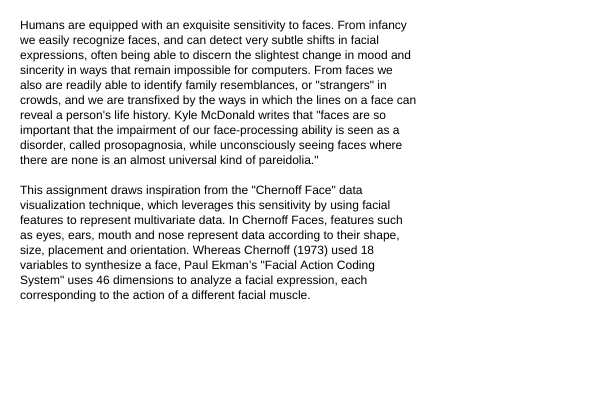
Frame 1 (no input)
Frame 60 (no input): identical to frame 1, image omitted
Frame 120 (the mouse pressed at the canvas centre since frame 60): identical to frame 1, image omitted

The p5.js sketch that drew this single still picture (run headless with seeded random() and noise() and a simulated clock; from frame 60 on, the mouse is pressed at the canvas centre):

// p5.js sketch
// ── sketch.js
// See http://stackoverflow.com/questions/520611/how-can-i-match-multiple-occurrences-with-a-regex-in-javascript-similar-to-phps


var myText = "Lorem ipsum dolor sit \namet, *consectetur* adipiscing elit, sed \
do eiusmod tempor incididunt ut labore et dolore magna aliqua. Ut enim ad \
minim veniam, quis nostrud exercitation ullamco laboris nisi ut aliquip ex \
ea commodo consequat. Duis \"aute irure\" dolor in reprehenderit in voluptate \
velit esse cillum dolore eu fugiat nulla pariatur. Excepteur sint \
occaecat cupidatat non proident, sunt in culpa qui officia deserunt \
mollit anim id est laborum.";

var myText2 = "Humans are equipped with an exquisite sensitivity to faces. \
From infancy we easily recognize faces, and can detect very subtle shifts in \
facial expressions, often being able to discern the slightest change in mood \
and sincerity in ways that remain impossible for computers. From faces we \
also are readily able to identify family resemblances, or \"strangers\" in \
crowds, and we are transfixed by the ways in which the lines on a face can \
reveal a person's life history. Kyle McDonald writes that \"faces are so \
important that the impairment of our face-processing ability is seen as a \
disorder, called *prosopagnosia*, while unconsciously seeing faces where \
there are none is an almost universal kind of *pareidolia*.\" \n\
\n\
This assignment draws inspiration from the \"Chernoff Face\" data \
visualization technique, which leverages this sensitivity by using \
facial features to represent multivariate data. In Chernoff Faces, \
features such as eyes, ears, mouth and nose represent data according \
to their shape, size, placement and orientation. Whereas Chernoff (1973) \
used 18 variables to *synthesize* a face, Paul Ekman’s \"Facial Action \
Coding System\" uses 46 dimensions to *analyze* a facial expression, each \
corresponding to the action of a different facial muscle.";

var indicesOfWordsToItalicize = [];

function setup() {
  createCanvas(600, 400);

  myText2 = computeWordsToItalicize(myText2);
  print(indicesOfWordsToItalicize);
  //[99,114,166,179]
}


//==================================================================
function computeWordsToItalicizeInParagraphs (someText) {
  // NOTE: This has the side-effect of stripping out the escape codes (*) that
  // indicate italicization (as in, " *words to italicize* ") from someText

  // Initialize the (global) array of indices of words to italicize.
  indicesOfWordsToItalicize = [];

  // Find all matches: of phrases that occur between asterisks: 
  var myRegExForStuffBetweenAsterisks = /\*([^*]*)\*/g;
  var results = someText.match(myRegExForStuffBetweenAsterisks);

  if (results === null) {
    // There are no results.
    return someText;
    
  } else {

    // Find the indices of the words that are between asterisks
    var nResults = results.length;
    for (var i = 0; i < nResults; i++) {

      // Clean up the i'th result: remove asterisks and trim.
      var cleanedResulti = results[i].substring(1, results[i].length - 1);
      if (typeof cleanedResulti === 'string'){

        cleanedResulti = cleanedResulti.trim(); // p5.js
        // cleanedResulti = b.trim(cleanedResulti); // basil.js

        // Strip out the asterisks from the string that was passed in
        someText = someText.replace(results[i], cleanedResulti);

        // Find the character at which this particular match occurs, in the original
        var charOfResulti = someText.indexOf(cleanedResulti);
        var portionOfOriginalTextBeforeResulti = someText.substring(0, charOfResulti);
        
        // Find the last newline character just prior to that point. 
        var indexOfImmediatelyPriorNewline = portionOfOriginalTextBeforeResulti.lastIndexOf("\n");
        var paragraphBeforeResulti = someText.substring(indexOfImmediatelyPriorNewline+1, charOfResulti);

        // Find the number of words up to that point. 
        var nWordsInParagraphBeforeResulti = paragraphBeforeResulti.split(" ").length - 1;
        var nWordsInCleanedResulti = cleanedResulti.split(" ").length;
        var nParagraphsBeforeResulti = portionOfOriginalTextBeforeResulti.split("\n").length - 1;

        // Accrue the indices (in the current paragraph) of the individual result words.
        println(i + "\t" + cleanedResulti + "\t" + nParagraphsBeforeResulti);
        for (var j = 0; j < nWordsInCleanedResulti; j++) {
          var tuple = [nParagraphsBeforeResulti, nWordsInParagraphBeforeResulti + j];
          indicesOfWordsToItalicize.push(tuple);
        }
      }
    }
  }
  
  return someText;
}


//==================================================================
function computeWordsToItalicize(someText) {
  // NOTE: This has the side-effect of stripping out the escape codes (*) that
  // indicate italicization (as in, " *words to italicize* ") from someText
  
  // Get rid of a troublesome pattern that causes omitted results in basil.js.
  someText.replace("\n\n", "\n \n");

  // Initialize the (global) array of indices of words to italicize.
  indicesOfWordsToItalicize = [];

  // Find all matches: of phrases that occur between asterisks: 
  var myRegExForStuffBetweenAsterisks = /\*([^*]*)\*/g;
  var results = someText.match(myRegExForStuffBetweenAsterisks);

  if (results === null) {
    // There are no results.
    return someText;
    
  } else {

    // Find the indices of the words that are between asterisks
    var nResults = results.length;
    for (var i = 0; i < nResults; i++) {

      // Clean up the i'th result: remove asterisks and trim.
      var cleanedResulti = results[i].substring(1, results[i].length - 1);
      if (typeof cleanedResulti === 'string'){

        // Select the correct line below depending on the environment:
        cleanedResulti = cleanedResulti.trim(); // p5.js
        // cleanedResulti = b.trim(cleanedResulti); // basil.js

        // Strip out the asterisks from the string that was passed in
        someText = someText.replace(results[i], cleanedResulti);

        // Find the character at which this particular match occurs. 
        var charOfResulti = someText.indexOf(cleanedResulti);

        // Find the number of words up to that point. 
        var portionOfMyTextBeforeResulti = someText.substring(0, charOfResulti);
        var nWordsBeforeResulti = portionOfMyTextBeforeResulti.split(" ").length - 1;
        var nWordsInCleanedResulti = cleanedResulti.split(" ").length;

        // Accrue the indices (in the original text) of the individual result words.
        // print(i + ".\t" + nWordsInCleanedResulti + "\t|" + cleanedResulti + "|\t" + nWordsInResulti);
        for (var j = 0; j < nWordsInCleanedResulti; j++) {
          indicesOfWordsToItalicize.push(nWordsBeforeResulti + j);
        }
      }
    }
  }
  
  return someText;
}




//==================================================================
function draw() {
  background(255);
  fill(0);
  noStroke(0);
  text(myText2, 20, 20, 400, 400);
}
